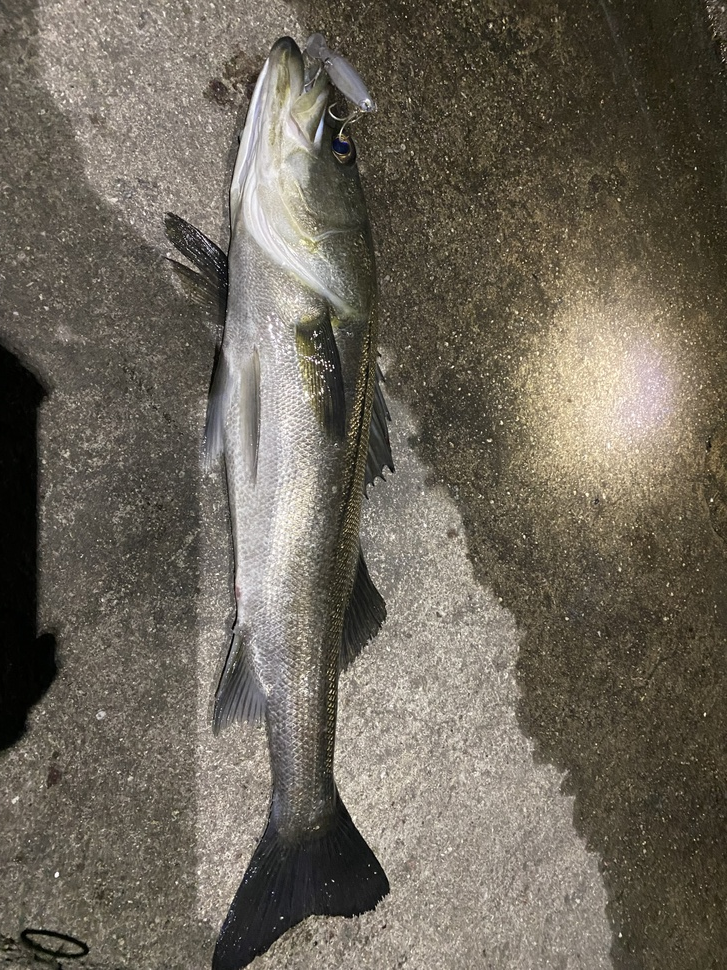
#> input picture IMG_5489.jpeg, 727 x 970 px, shrunk from 3024 x 4032 before the run
$ python get.py
#> lines starting #> are read from the running program, lines starting #| are printed output that depends on the picture; after the words box and inside, x2 and y2 are one past the last pixel; in counts of white or black regions, pixels touching at a corner belong together
import cv2
import numpy as np

# 画像の読み込み
img = cv2.imread('IMG_5489.jpeg')
#> img is the input picture: shape (970, 727, 3); mean B, G, R 90.7, 102.9, 109.7

# ガウシアンフィルタによる平滑化
img = cv2.GaussianBlur(img, (9, 9), 0)

# 画像のHSV変換
hsv = cv2.cvtColor(img, cv2.COLOR_BGR2HSV)
#> hsv: shape (970, 727, 3); mean H, S, V 23.2, 52.4, 109.8

# 色相、彩度、明度の範囲を指定
lower_color1 = np.array([0, 50, 50])
upper_color1 = np.array([20, 255, 255])
lower_color2 = np.array([170, 50, 50])
upper_color2 = np.array([180, 255, 255])

# 指定した範囲内の色だけを抽出
mask1 = cv2.inRange(hsv, lower_color1, upper_color1)
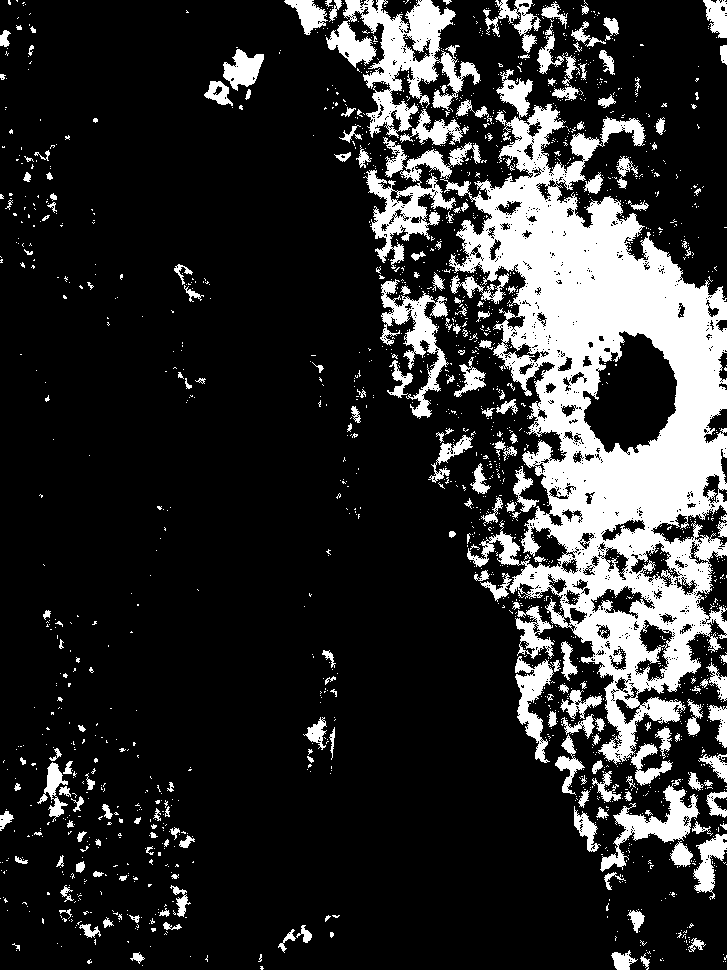
#> mask1: shape (970, 727); 18.3% white; 1896 white regions (1680 under 20 px), largest, box (x1, y1, x2, y2) and area: (440, 104, 727, 765) 75859, (326, 0, 481, 138) 8134, (363, 137, 481, 269) 4483
mask2 = cv2.inRange(hsv, lower_color2, upper_color2)
#> mask2: shape (970, 727); every value is 0
mask = cv2.bitwise_or(mask1, mask2)

# クロージングによるノイズ除去
kernel = cv2.getStructuringElement(cv2.MORPH_RECT, (5, 5))
mask = cv2.morphologyEx(mask, cv2.MORPH_CLOSE, kernel)
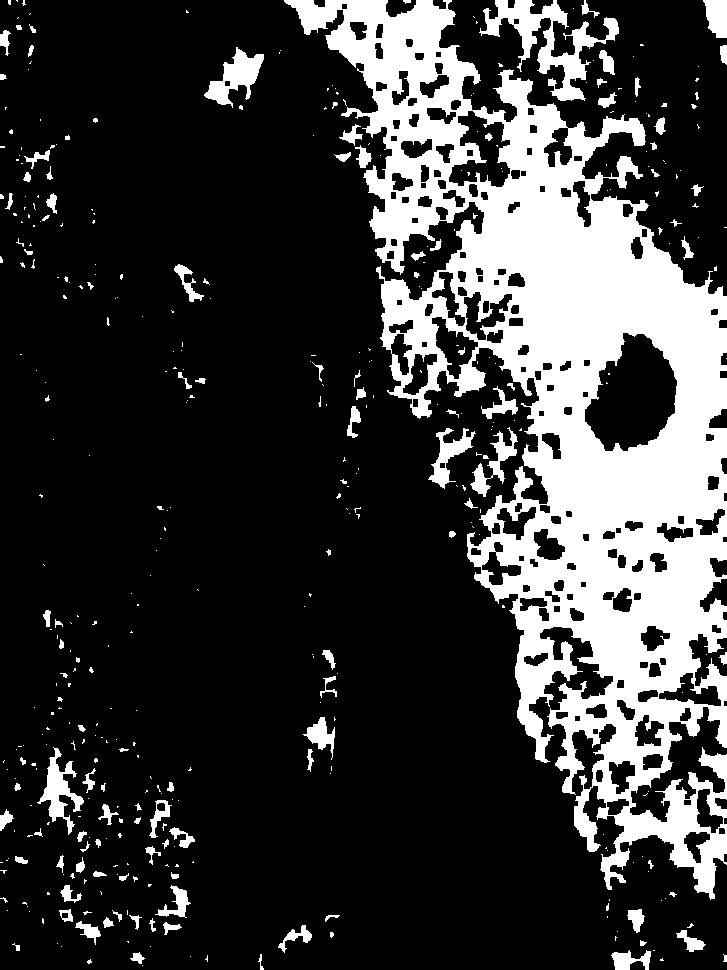
#> mask: shape (970, 727); 22.7% white; 421 white regions (307 under 20 px)

# 輪郭の検出
contours, _ = cv2.findContours(mask, cv2.RETR_EXTERNAL, cv2.CHAIN_APPROX_SIMPLE)
#> contours = 408 contours, 329 with area under 20; largest, box (x1, y1, x2, y2) and area: (284, 0, 727, 900) 167292, (479, 0, 619, 101) 3774, (204, 47, 264, 108) 1448, (37, 747, 84, 835) 1189, (428, 428, 476, 489) 886

# 面積が小さい輪郭を除外
contours = [cnt for cnt in contours if cv2.contourArea(cnt) > 500]
#> contours = 7 contours; box (x1, y1, x2, y2) and area: (284, 0, 727, 900) 167292, (479, 0, 619, 101) 3774, (204, 47, 264, 108) 1448, (37, 747, 84, 835) 1189, (428, 428, 476, 489) 886, (470, 427, 518, 497) 778, (703, 0, 727, 38) 656

# 最大の輪郭を取得
max_contour = max(contours, key=cv2.contourArea)
#> max_contour = contour of 3157 points, box (x1, y1, x2, y2) (284, 0, 727, 900), area 167292

# 輪郭の描画
cv2.drawContours(img, [max_contour], -1, (0, 0, 255), 2)

# 輪郭の近似
epsilon = 0.01 * cv2.arcLength(max_contour, True)
#> epsilon = 78.27
approx = cv2.approxPolyDP(max_contour, epsilon, True)
#> approx = contour of 14 points, box (x1, y1, x2, y2) (284, 0, 727, 899), area 181438

# 最も離れた2点間の座標を取得
dist = 0
for i in range(len(approx)):
    for j in range(i+1, len(approx)):
        temp_dist = np.linalg.norm(approx[i] - approx[j])
        if temp_dist > dist:
            dist = temp_dist
            max_dist_points = [tuple(approx[i][0]), tuple(approx[j][0])]
#> this loop made 14 passes
#> after the loop, dist = 995.6; max_dist_points = [(284, 0), (714, 898)]

# 最も離れた2点間の描画
cv2.line(img, max_dist_points[0], max_dist_points[1], (0, 255, 0), 2)
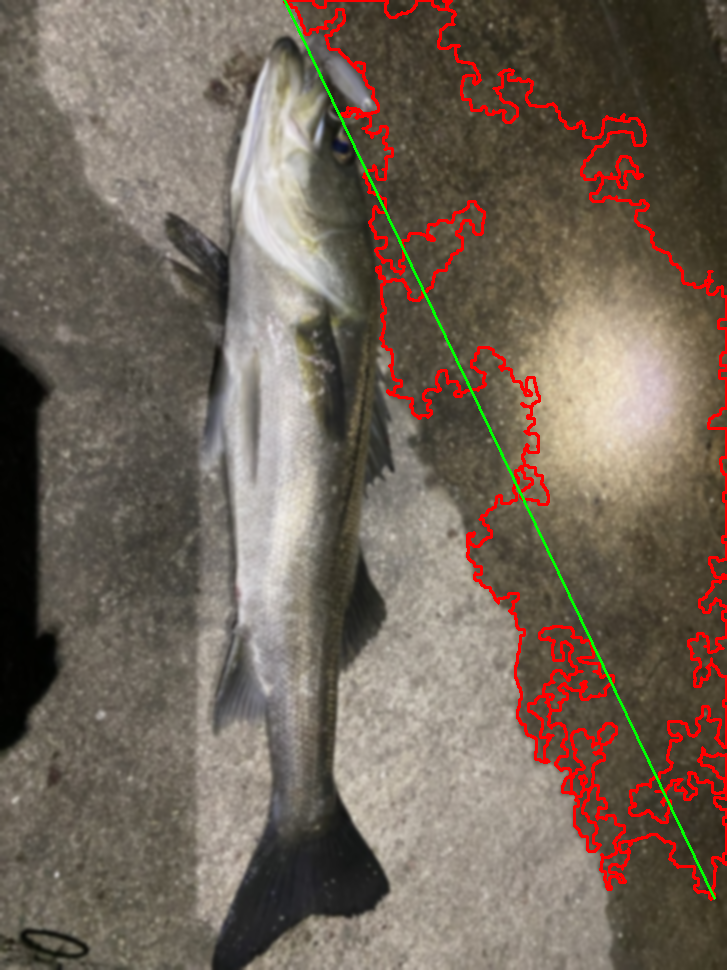
#> img: shape (970, 727, 3); mean B, G, R 88.6, 101.2, 114.9

# 結果の表示
cv2.imshow('result', img)
cv2.waitKey(0)
cv2.destroyAllWindows()

$ run again, with IMG_4933.jpeg copied over IMG_5489.jpeg
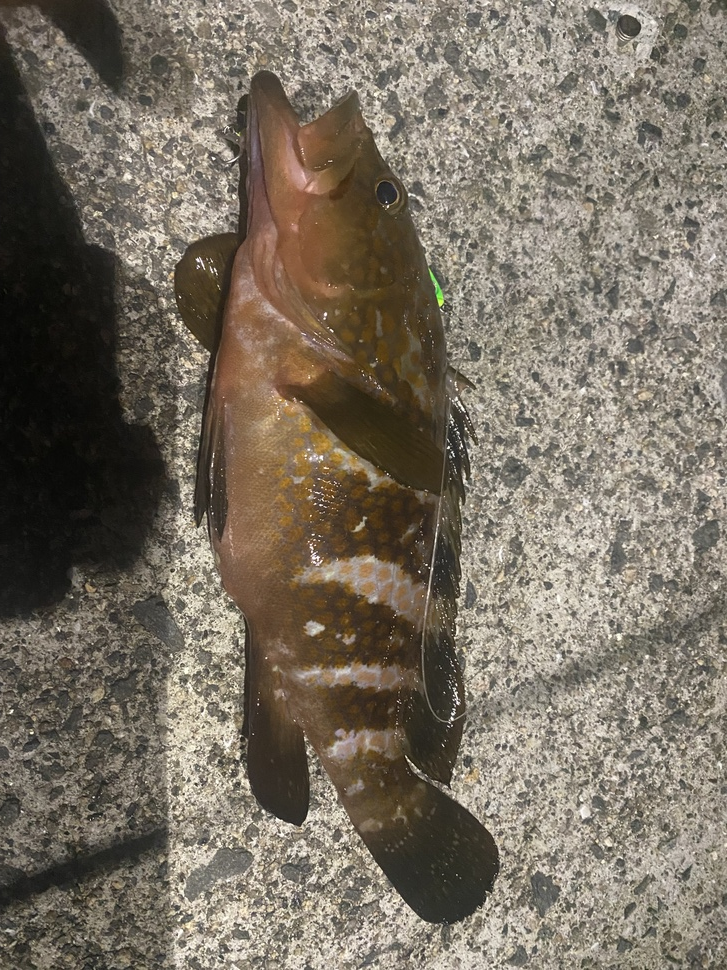
#> input picture IMG_4933.jpeg, 727 x 970 px, shrunk from 3024 x 4032 before the run
#> img is the input picture: shape (970, 727, 3); mean B, G, R 98.5, 111.9, 121
#> hsv: shape (970, 727, 3); mean H, S, V 19.6, 52.8, 121
#> `mask1 = cv2.inRange(hsv, lower_color1, upper_color1)`:
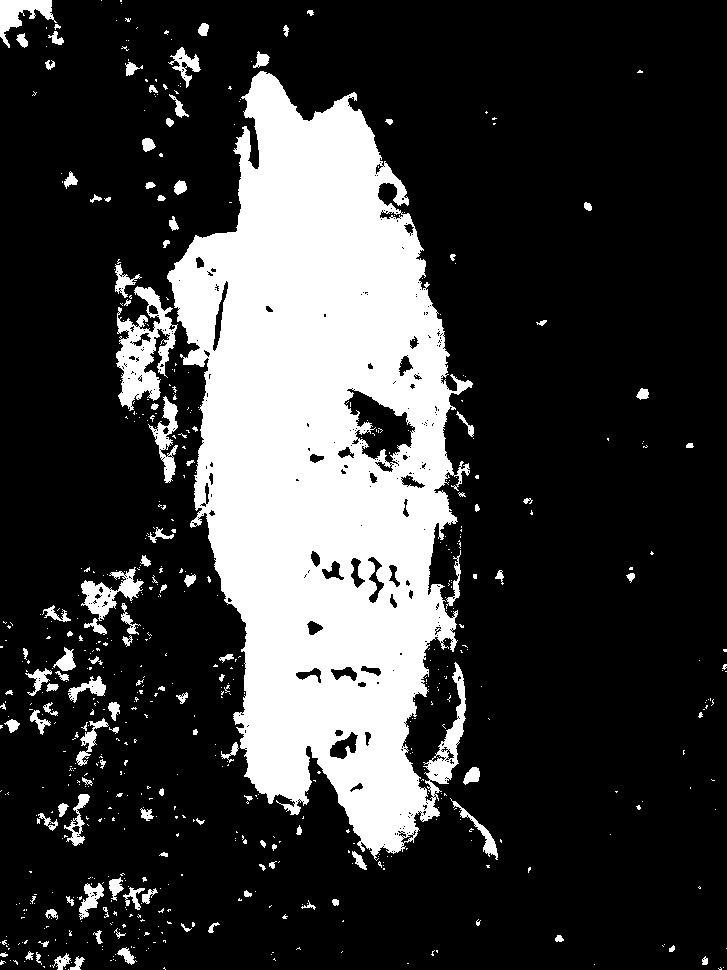
#> mask1: shape (970, 727); 23% white; 653 white regions (534 under 20 px), largest, box (x1, y1, x2, y2) and area: (167, 71, 473, 861) 142434, (116, 286, 178, 411) 3575, (81, 567, 144, 621) 1289
#> mask2: shape (970, 727); 0% white in thin lines or dots, all inside (x1, y1, x2, y2) = (256, 140, 259, 169)
#> `contours, _ = cv2.findContours(mask, cv2.RETR_EXTERNAL, cv2.CHAIN_APPR..`: contours = 313 contours, 225 with area under 20; largest, box (x1, y1, x2, y2) and area: (114, 51, 473, 870) 158186, (81, 567, 144, 635) 1610, (0, 0, 64, 48) 1213, (25, 647, 76, 696) 774, (69, 718, 119, 776) 593
#> `contours = [cnt for cnt in contours if cv2.contourArea(cnt) > 500]`: contours = 8 contours; box (x1, y1, x2, y2) and area: (114, 51, 473, 870) 158186, (81, 567, 144, 635) 1610, (0, 0, 64, 48) 1213, (25, 647, 76, 696) 774, (69, 718, 119, 776) 593, (66, 877, 104, 922) 542, (62, 794, 90, 846) 511, (168, 47, 201, 88) 502
#> max_contour = contour of 1858 points, box (x1, y1, x2, y2) (114, 51, 473, 870), area 158186
#> epsilon = 46.12
#> approx = contour of 15 points, box (x1, y1, x2, y2) (115, 51, 473, 870), area 168534
#> the loop `for i in range(len(approx)):` made 15 passes
#> after the loop `for i in range(len(approx)):`: dist = 827.6; max_dist_points = [(258, 51), (384, 869)]
#> `cv2.line(img, max_dist_points[0], max_dist_points[1], (0, 255, 0), 2)`:
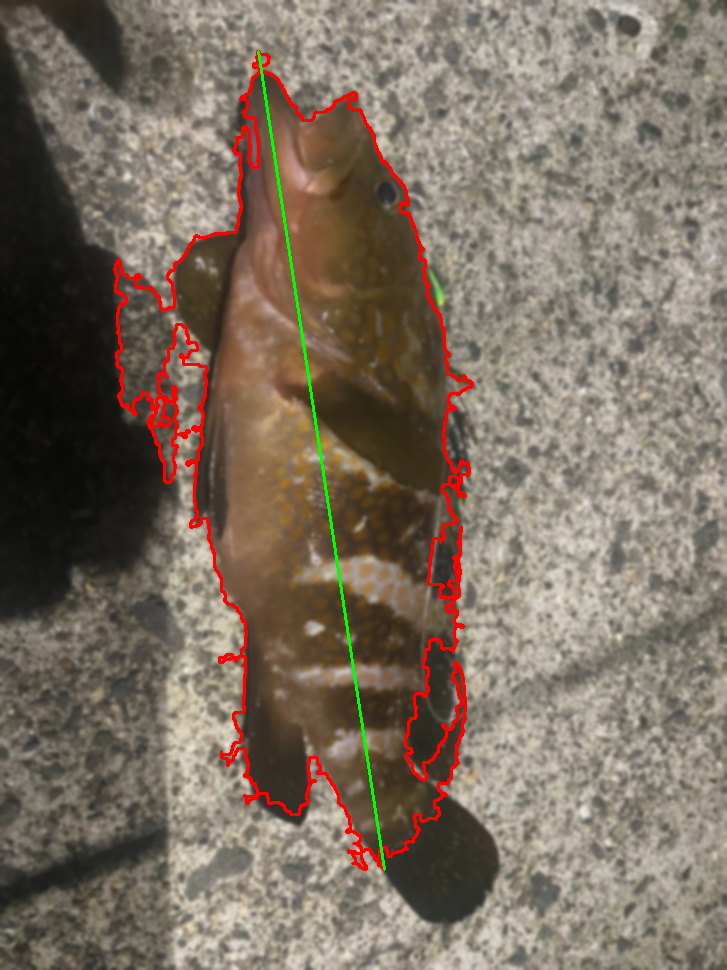
#> img: shape (970, 727, 3); mean B, G, R 96.8, 110.8, 123.7

$ run again, with IMG_5135.jpeg copied over IMG_5489.jpeg
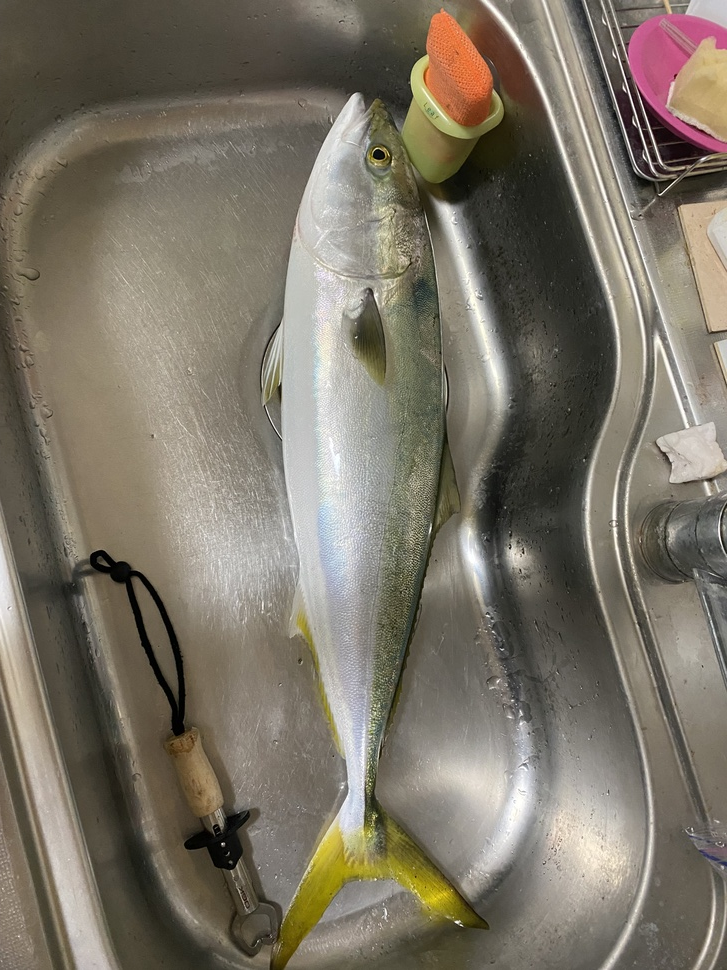
#> input picture IMG_5135.jpeg, 727 x 970 px, shrunk from 3024 x 4032 before the run
#> img is the input picture: shape (970, 727, 3); mean B, G, R 102.4, 115.9, 123
#> hsv: shape (970, 727, 3); mean H, S, V 26.9, 47.3, 123.4
#> `mask1 = cv2.inRange(hsv, lower_color1, upper_color1)`:
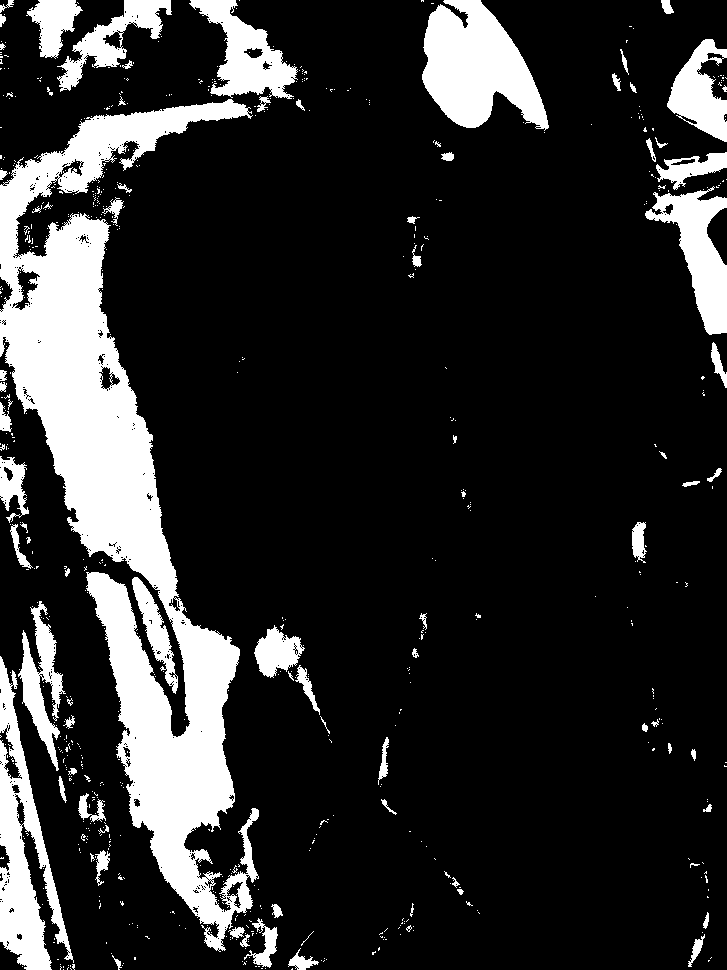
#> mask1: shape (970, 727); 17.3% white; 680 white regions (600 under 20 px), largest, box (x1, y1, x2, y2) and area: (0, 99, 259, 952) 68182, (422, 0, 549, 131) 10354, (0, 656, 74, 970) 8851
#> mask2: shape (970, 727); 0.35% white; 27 white regions (17 under 20 px), largest, box (x1, y1, x2, y2) and area: (649, 20, 727, 145) 1422, (626, 12, 686, 129) 443, (616, 91, 637, 131) 205
#> `contours, _ = cv2.findContours(mask, cv2.RETR_EXTERNAL, cv2.CHAIN_APPR..`: contours = 190 contours, 140 with area under 20; largest, box (x1, y1, x2, y2) and area: (0, 0, 308, 970) 80291, (0, 601, 79, 970) 13139, (422, 0, 549, 133) 10365, (612, 0, 727, 191) 7973, (645, 185, 727, 335) 5212
#> `contours = [cnt for cnt in contours if cv2.contourArea(cnt) > 500]`: contours = 9 contours; largest, box (x1, y1, x2, y2) and area: (0, 0, 308, 970) 80291, (0, 601, 79, 970) 13139, (422, 0, 549, 133) 10365, (612, 0, 727, 191) 7973, (645, 185, 727, 335) 5212
#> max_contour = contour of 2010 points, box (x1, y1, x2, y2) (0, 0, 308, 970), area 80291
#> epsilon = 48.79
#> approx = contour of 17 points, box (x1, y1, x2, y2) (0, 0, 294, 970), area 83712
#> the loop `for i in range(len(approx)):` made 17 passes
#> after the loop `for i in range(len(approx)):`: dist = 972.2; max_dist_points = [(190, 0), (269, 969)]
#> `cv2.line(img, max_dist_points[0], max_dist_points[1], (0, 255, 0), 2)`:
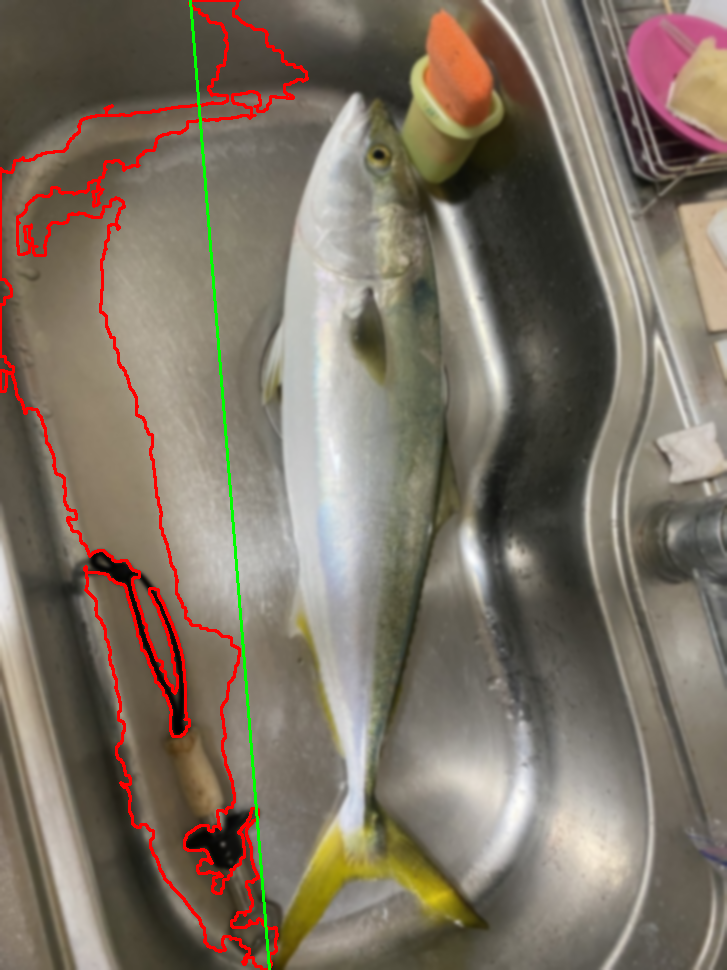
#> img: shape (970, 727, 3); mean B, G, R 100.4, 114.5, 125.7

$ run again, with IMG_5189.jpeg copied over IMG_5489.jpeg
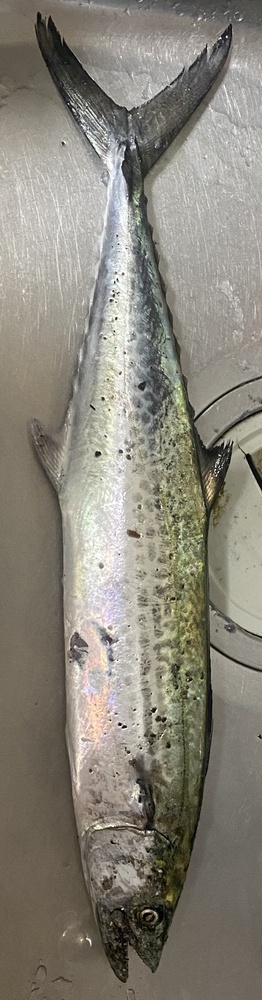
#> input picture IMG_5189.jpeg, 262 x 1000 px, shrunk from 846 x 3225 before the run
#> img is the input picture: shape (1000, 262, 3); mean B, G, R 121.7, 132.5, 136.7
#> hsv: shape (1000, 262, 3); mean H, S, V 27.1, 33.9, 137.2
#> `mask1 = cv2.inRange(hsv, lower_color1, upper_color1)`:
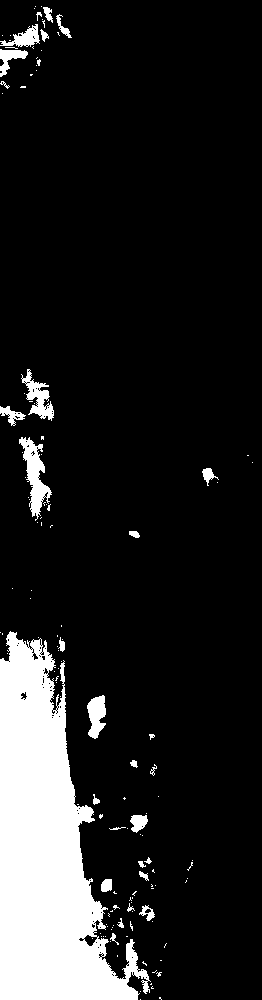
#> mask1: shape (1000, 262); 13.3% white; 135 white regions (106 under 20 px), largest, box (x1, y1, x2, y2) and area: (0, 631, 151, 1000) 29684, (19, 437, 52, 521) 1118, (21, 369, 54, 421) 693
#> mask2: shape (1000, 262); every value is 0
#> mask: shape (1000, 262); 14% white; 55 white regions (34 under 20 px)
#> `contours, _ = cv2.findContours(mask, cv2.RETR_EXTERNAL, cv2.CHAIN_APPR..`: contours = 55 contours, 38 with area under 20; largest, box (x1, y1, x2, y2) and area: (0, 631, 154, 1000) 30448, (0, 7, 72, 89) 1374, (19, 436, 52, 526) 1265, (0, 369, 54, 426) 1026, (87, 695, 106, 739) 523
#> `contours = [cnt for cnt in contours if cv2.contourArea(cnt) > 500]`: contours = 5 contours; box (x1, y1, x2, y2) and area: (0, 631, 154, 1000) 30448, (0, 7, 72, 89) 1374, (19, 436, 52, 526) 1265, (0, 369, 54, 426) 1026, (87, 695, 106, 739) 523
#> max_contour = contour of 286 points, box (x1, y1, x2, y2) (0, 631, 154, 1000), area 30448
#> epsilon = 12.54
#> approx = contour of 14 points, box (x1, y1, x2, y2) (0, 631, 147, 1000), area 29333
#> the loop `for i in range(len(approx)):` made 14 passes
#> after the loop `for i in range(len(approx)):`: dist = 390.3; max_dist_points = [(10, 631), (140, 999)]
#> `cv2.line(img, max_dist_points[0], max_dist_points[1], (0, 255, 0), 2)`:
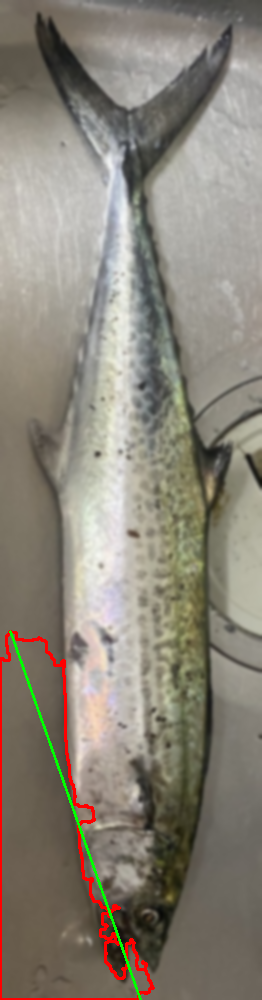
#> img: shape (1000, 262, 3); mean B, G, R 120.4, 132.1, 138.2
